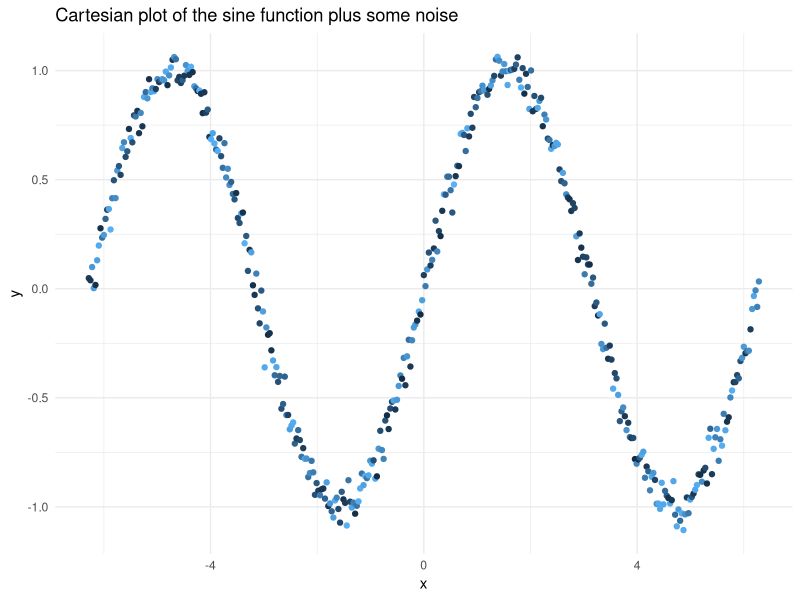

R code for this plot:
## ---- chunk 1
library(ggplot2)
x <- seq(-(2)*pi, (2)*pi, by = pi/100)

y <- sin(x) + rnorm(x, 0, sd = .05)
z <- sample(y)
df <- data.frame('x' = x, 'y' = y, 'z' = z)
p <- ggplot(df, aes(x = x, y = y, color = z)) +
                        geom_point() +
                        theme_minimal()+
                        coord_cartesian() +
                        theme(legend.position = 'none') +
                        labs(title = paste('Cartesian plot of the sine function plus some noise'))
p
